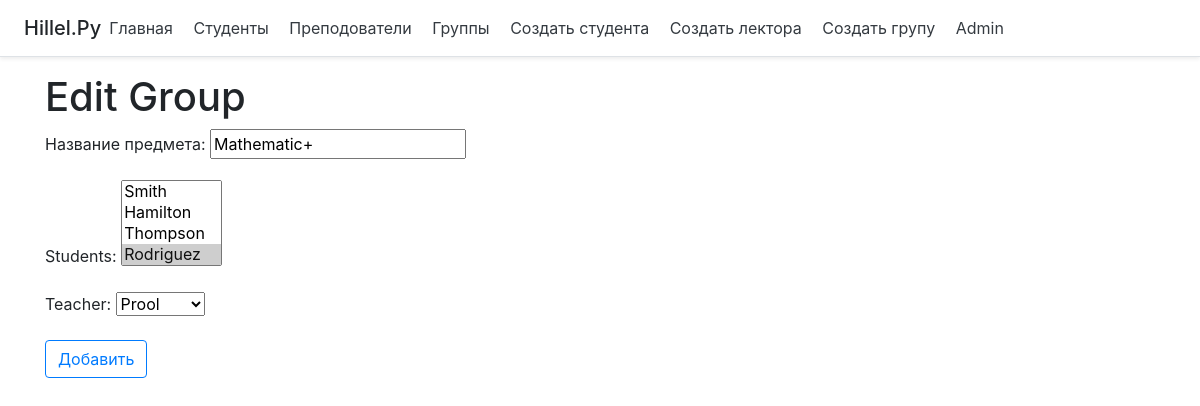
Page /group/9/edit on the earlier database version.
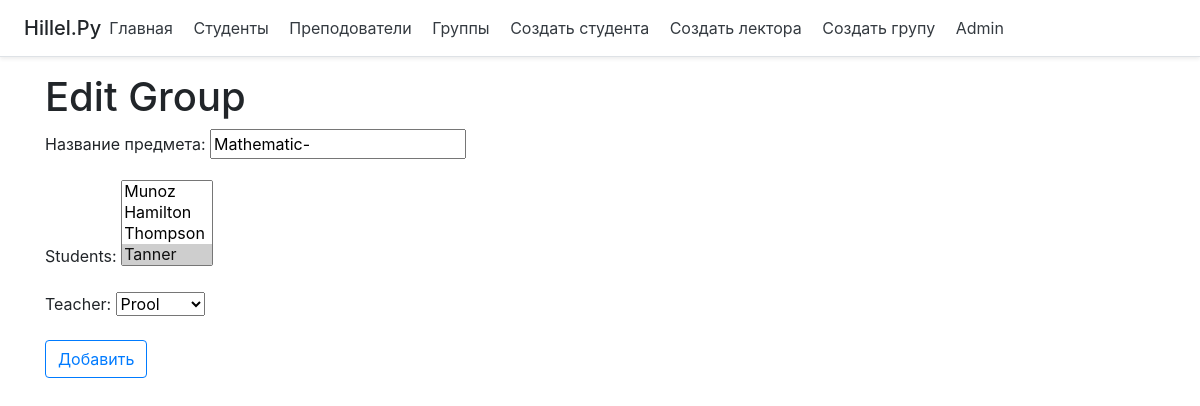
Same page on the later database version.
### main/models.py (models this page shows)
class Group(models.Model):
    group_id = models.AutoField(primary_key=True)
    course = models.CharField('Название предмета', max_length=100)
    students = models.ManyToManyField(Student)
    teacher = models.OneToOneField(Lecturer, on_delete=models.CASCADE)

### main/views.py (the view)
# urls.py: path('group/<int:group_id>/edit', views.edit_group, name='edit_group'),
def edit_group(request, group_id):
    group = get_object_or_404(Group, group_id=group_id)
    if request.method == 'POST':
        form = GroupForm(request.POST, instance=group)
        if form.is_valid():
            group = form.save()
            group.save()
            return redirect('group')
    else:
        form = GroupForm(instance=group)
    return render(request, 'main/editgroup.html', {'form': form})

### main/forms.py
class GroupForm(forms.ModelForm):
    class Meta:
        model = Group
        fields = ('course', 'students', 'teacher',)

### main/models.py (called while the page is built)
    def __str__(self):
        return self.last_name

    def __str__(self):
        return self.last_name

### main/templates/main/editgroup.html (shortened to what this page needs)
{%extends 'main/base.html'%}
{% block content  %}
    <h1>Edit Group</h1>
    <form method="POST">
        {{ form.as_p }}
        <button type="submit" class="btn btn-outline-primary">Добавить</button>
    </form>
{% endblock %}

Differences in the rows shown:
changed Group "Prool": course "Mathematic+" → "Mathematic-"
Other differences:
form field students: "Smith / Hamilton / Thompson / Rodriguez ☑" → "Munoz / Hamilton / Thompson / Tanner ☑"
